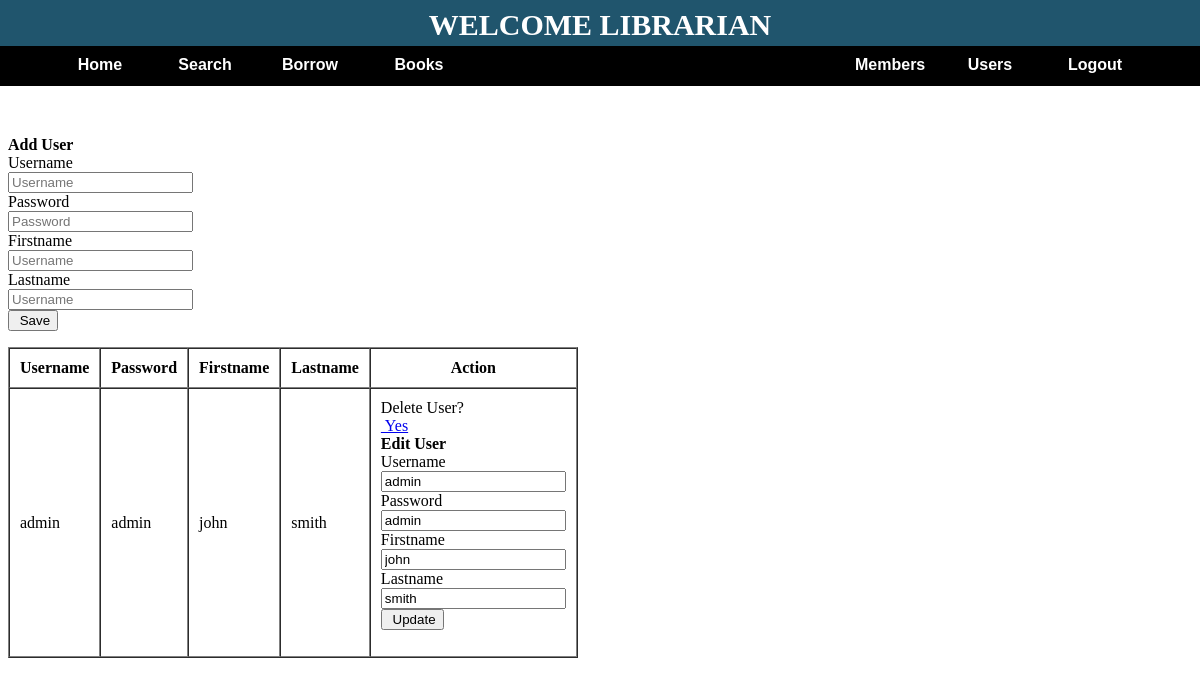
The app's page /librarian/users.php with its own data.
### tables this page shows
CREATE TABLE IF NOT EXISTS `users` (
  `user_id` int(11) NOT NULL AUTO_INCREMENT,
  `username` varchar(100) NOT NULL,
  `password` varchar(100) NOT NULL,
  `firstname` varchar(100) NOT NULL,
  `lastname` varchar(100) NOT NULL,
  PRIMARY KEY (`user_id`)
);

### librarian/users.php (the view, shortened to what this page needs)
<?php include('lnavbar.php'); ?>
<!DOCTYPE html>
<html>
<head>
</head>
<body>
    <div class="container">
        <div class="margin-top">
            <div class="row">
            <div class="span2">
                                        <ul class="nav nav-tabs nav-stacked">
                                            <li>
                                            <a href="#add_user" data-toggle="modal" ><i class="icon-plus icon-large"></i>&nbsp;<strong>Add User</strong></a>
                                            </li>
                                        </ul>
    <?php include('modal_add_user.php'); ?>
            </div>
            <div class="span10">
                            <table cellpadding="10px" cellspacing="0" border="1px" class="table  table-bordered" id="example">
                                <thead>
                                    <tr>
                                        <th>Username</th>
                                        <th>Password</th>
                                        <th>Firstname</th>
                                        <th>Lastname</th>
                                        <th>Action</th>
                                    </tr>
                                </thead>
                                <tbody>
                                  <?php $user_query=mysql_query("select * from users")or die(mysql_error());
                                    while($row=mysql_fetch_array($user_query)){
                                    $id=$row['user_id']; ?>
                                     <tr class="del<?php echo $id ?>">
                                    <td><?php echo $row['username']; ?></td>
                                    <td><?php echo $row['password']; ?></td>
                                    <td><?php echo $row['firstname']; ?></td>
                                    <td><?php echo $row['lastname']; ?></td>
                                    <td width="100">
                                        <?php include('delete_user_modal.php'); ?>
                                        <?php include('modal_edit_user.php'); ?>
                                    </td>
                                    </tr>
                                    <?php } ?>
                                </tbody>
                            </table>
            </div>
            </div>
        </div>
    </div>
</body>
</html>

### librarian/delete_user_modal.php
<div id="delete_user<?php echo $id; ?>" class="modal hide fade" tabindex="-1" role="dialog" aria-labelledby="myModalLabel" aria-hidden="true">
	<div class="modal-body">
		<div class="alert alert-danger">Delete User?</div>
	</div>
	<div class="modal-footer">
		<a class="btn btn-danger" href="delete_user.php<?php echo '?id='.$id; ?>"><i class="icon-check"></i>&nbsp;Yes</a>
		</div>
   </div>

### librarian/modal_edit_user.php (shortened to what this page needs)
<div id="edit<?php echo $id; ?>" class="modal hide fade" tabindex="-1" role="dialog" aria-labelledby="myModalLabel" aria-hidden="true">
	<div class="modal-body">
		<div class="alert alert-info"><strong>Edit User</strong></div>
<form class="form-horizontal" method="post">
		<div class="control-group">
			<label class="control-label" for="inputEmail">Username</label>
			<div class="controls">
			<input type="text" id="inputEmail" name="username" value="<?php echo $row['username']; ?>" required>
			</div>
		</div>
		<div class="control-group">
			<label class="control-label" for="inputPassword">Password</label>
			<div class="controls">
			<input type="text" name="password" id="inputPassword" value="<?php echo $row['password']; ?>" required>
			</div>
		</div>
			<div class="control-group">
			<label class="control-label" for="inputEmail">Firstname</label>
			<div class="controls">
			<input type="text" id="inputEmail" name="firstname" value="<?php echo $row['firstname']; ?>" required>
			</div>
		</div>
			<div class="control-group">
			<label class="control-label" for="inputEmail">Lastname</label>
			<div class="controls">
			<input type="text" id="inputEmail" name="lastname" value="<?php echo $row['lastname']; ?>" required>
			</div>
		</div>
		<div class="control-group">
			<div class="controls">
			<button name="edit" type="submit" class="btn btn-success"><i class="icon-save icon-large"></i>&nbsp;Update</button>
			</div>
		</div>
   </form>
	</div>

### librarian/css/style.css (style rules this page uses)
li { display:inline; }
li a { font-family: sans-serif; font-weight: bold; text-decoration: none; color:white; margin-top: auto; margin-bottom: auto; margin-left: 15px; padding-right :15px; padding-left: 15px; width: 60px; text-align: center; }

### records on screen
users: username "admin", password "admin", firstname "john", lastname "smith"
